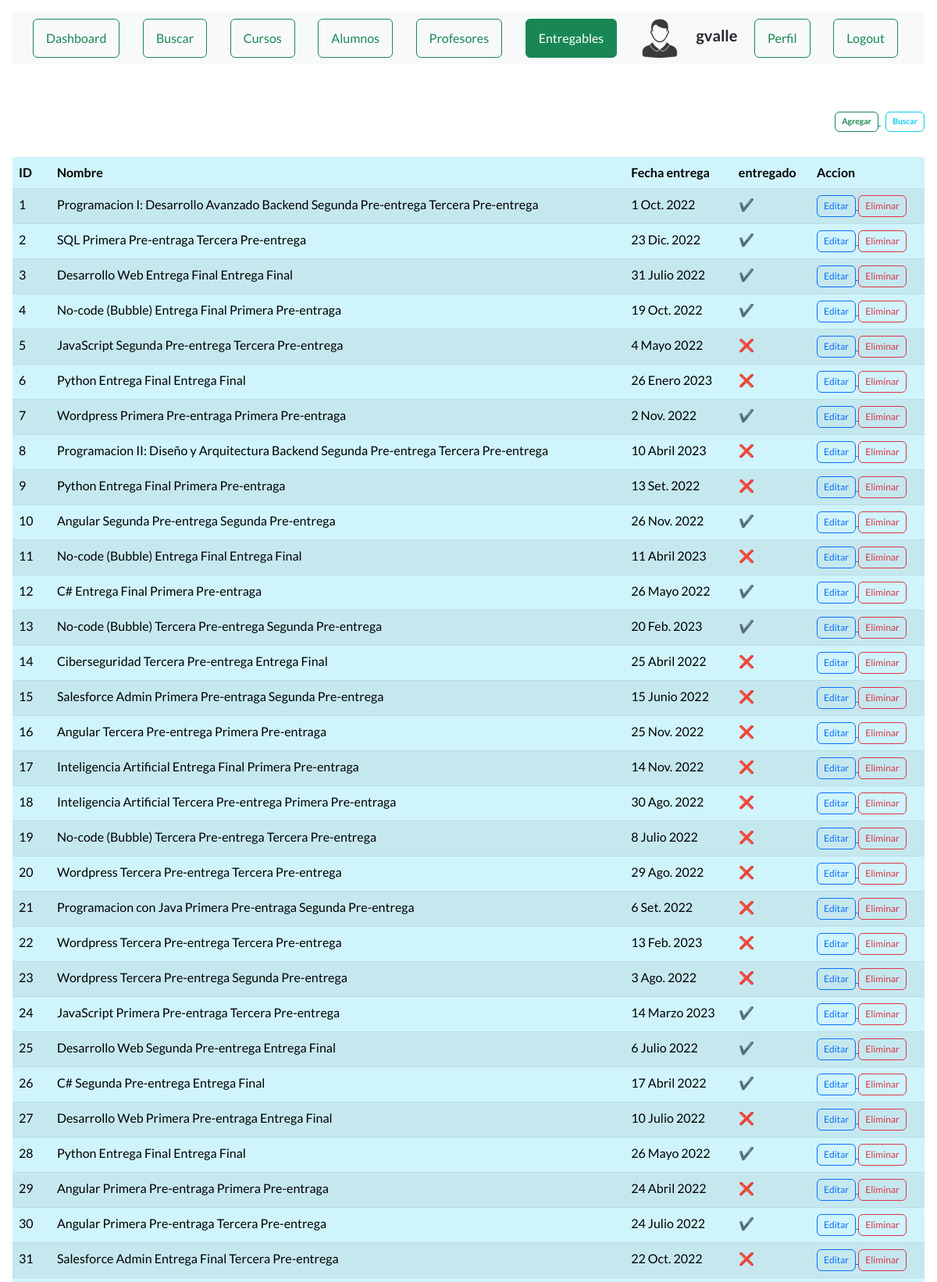
/ver_entregables (signed in, upper part), run on the app's committed database.
### AppCoder/models.py (models this page shows, shortened)
class Entregable(models.Model):
    nombre = models.CharField(max_length=200)
    fecha_entrega = models.DateField()
    entregado = models.BooleanField(null=True)

### AppCoder/views.py (the view)
# urls.py: path("ver_entregables", views.ver_entregables, name="entregables"),
def ver_entregables(request):
    entregables = Entregable.objects.all()
    user = request.user.id
    if user is not None:
        entregable_seleccionado = True
        avatares = Avatar.objects.filter(user=request.user.id)
        return render(request , "entregables.html", {"url": avatares[0].imagen.url, "entregables": entregables,
                                                    "entregable_seleccionado": entregable_seleccionado})
    return render(request, "entregables.html", {"entregables": entregables})

### AppCoder/templates/entregables.html (shortened to what this page needs)
{% extends "base.html" %}
{% block title %}<h1 class="text-center"> Entregables </h1>{% endblock %}
{% load static %}
{% block contenido %}
    <div class="d-grid gap-2 col-12 mx-auto justify-content-md-end">
        <div>
            <a href="{% url 'alta_entregable' %}">
                <button type="button"
                        class="fw-bold btn btn btn-outline-success"
                        style="--bs-btn-padding-y: .25rem; --bs-btn-padding-x: .5rem;
                        --bs-btn-font-size: .65rem;">
                    Agregar
                </button>
            </a>
            <a href="{% url 'bus_entregable' %}">
                <button type="button"
                        class="fw-bold btn btn btn-outline-info"
                        style="--bs-btn-padding-y: .25rem; --bs-btn-padding-x: .5rem;
                        --bs-btn-font-size: .65rem;">
                    Buscar
                </button>
            </a>
        </div>
    </div>
    {% if entregables %}
    <table class="table table-md table-info table-striped">
    <div class="table-responsive">
        <thead>
            <tr>
                <th>ID</th>
                <th>Nombre</th>
                <th>Fecha entrega</th>
                <th>entregado</th>
                <th>Accion</th>
            </tr>
        </thead>
        <body>
            {% for n in entregables %}
            <tr>
                <td>{{n.id}}</td>
                <td>{{n.nombre}}</td>
                <td>{{n.fecha_entrega}}</td>
                <td>{% if n.entregado == False %} ❌ {% else %} ✔ {% endif %}</td>
                <td>
                    {% if request.user.is_authenticated %}
                        <div>
                            {% if request.user.is_staff %}
                            <a href="{% url 'editar_entregable' n.id %}">
                                <button type="button"
                                            class="btn btn-outline-primary"
                                            style="--bs-btn-padding-y: .25rem; --bs-btn-padding-x: .5rem;
                                --bs-btn-font-size: .75rem;">Editar
                                    </button>
                            </a>
                            {% endif %}
                            {% if request.user.is_superuser %}
                            <a href="{% url 'eliminar_entregable' n.id %}">
                                <button type="button"
                                            class="btn btn-outline-danger btnEliminacion"
                                            style="--bs-btn-padding-y: .25rem; --bs-btn-padding-x: .5rem;
                                --bs-btn-font-size: .75rem;">Eliminar
                                    </button>
                            </a>
                            {% endif %}
                        </div>
                    {% endif %}
                </td>
            </tr>
            {% endfor %}
        </body>
        </div>
    </table>
    {% else %}
        <center><h4 class="fs-4 text-warning bg-dark">No hay registros</h4></center>
    {% endif %}
{% endblock %}

### AppCoder/templates/base.html (shortened to what this page needs)
<!DOCTYPE html>
<html lang="en" class="bg-secondary-subtle">
    <head>
        {% load static %}
        <link href="https://cdn.jsdelivr.net/npm/bootstrap-icons@1.5.0/font/bootstrap-icons.css" rel="stylesheet" type="text/css" />
        <link href="{% static 'AppCoder/css/styles.css' %}" rel="stylesheet" />
    </head>
    <body class="p-3 m-0 border-0  bg-secondary-subtle">
        <nav class="navbar navbar-light bg-light static-top">
            <div class="container">
                {% if not request.user.is_authenticated %}
                    <a href="{% url 'login' %}">
                        <button class="btn btn-outline-success me-2" type="button">Login</button>
                    </a>
                    <a href="{% url 'registro' %}">
                        <button class="btn btn-outline-primary me-2" type="button">Registrar</button>
                    </a>
                {% else %}
                    {% if dashboard_seleccionado %}
                        <a href="{% url 'dashboard' %}">
                            <button class="btn btn-success me-2" type="button">Dashboard</button>
                        </a>
                    {% else %}
                        <a href="{% url 'dashboard' %}">
                            <button class="btn btn-outline-success me-2" type="button">Dashboard</button>
                        </a>
                    {% endif %}
                    {% if buscar_seleccionado %}
                        <a href="{% url 'home' %}">
                            <button class="btn btn-success me-2" type="button">Buscar</button>
                        </a>
                    {% else %}
                        <a href="{% url 'home' %}">
                            <button class="btn btn-outline-success me-2" type="button">Buscar</button>
                        </a>
                    {% endif %}
                    {% if curso_seleccionado %}
                        <a href="{% url 'cursos' %}">
                            <button class="btn btn-success me-2" type="button">Cursos</button>
                        </a>
                    {% else %}
                        <a href="{% url 'cursos' %}">
                            <button class="btn btn-outline-success me-2" type="button">Cursos</button>
                        </a>
                    {% endif %}
                    {% if alumno_seleccionado %}
                        <a href="{% url 'alumnos' %}">
                            <button class="btn btn-success me-2" type="button">Alumnos</button>
                        </a>
                    {% else %}
                        <a href="{% url 'alumnos' %}">
                            <button class="btn btn-outline-success me-2" type="button">Alumnos</button>
                        </a>
                    {% endif %}
                    {% if request.user.is_superuser %}
                        {% if profesor_seleccionado %}
                            <a href="{% url 'profesores' %}">
                                <button class="btn btn-success me-2" type="button">Profesores</button>
                            </a>
                        {% else %}
                            <a href="{% url 'profesores' %}">
                                <button class="btn btn-outline-success me-2" type="button">Profesores</button>
                            </a>
                        {% endif %}
                        {% if entregable_seleccionado %}
                            <a href="{% url 'entregables' %}">
                                <button class="btn btn-success me-2" type="button">Entregables</button>
                            </a>
                        {% else %}
                            <a href="{% url 'entregables' %}">
                                <button class="btn btn-outline-success me-2" type="button">Entregables</button>
                            </a>
                        {% endif %}
                    {%endif%}
                    <div>
                        <img src="{{ url }}" alt="" width="50px" height="50px">
                    </div>
                    <div>
                        <h5>{{request.user.username}}</h5>
                    </div>
                    {% if perfil_seleccionado %}
                        <a href="{% url 'EditarPerfil' %}">
                            <button class="btn btn-success me-2" type="button">Perfil</button>
                        </a>
                    {% else %}
                        <a href="{% url 'EditarPerfil' %}">
                            <button class="btn btn-outline-success me-2" type="button">Perfil</button>
                        </a>
                    {% endif %}
                    <a href="{% url 'LogOut' %}">
                        <button class="btn btn-outline-success me-2" type="button">Logout</button>
                    </a>
                {% endif %}
            </div>
        </nav>
        <header class="">
            <div class="container position-relative">
                <div class="row justify-content-center">
                    <div class="col-xl-6">
                        <div class="text-center text-white">
                            {% block title %}<h1 class="mb-5">Inicio</h1>{% endblock %}
                        </div>
                    </div>
                </div>
            </div>
        </header>
        <div class="container-xxxl py-1">
            {% block contenido %}
            {% endblock %}
        </div>
    </body>
</html>

### data on the page
Entregable: id "1", nombre "Programacion I: Desarrollo Avanzado Backend Segunda Pre-entrega Tercera Pre-entrega", fecha_entrega "1 Oct. 2022", shows "Editar", shows "Eliminar"
Entregable: id "2", nombre "SQL Primera Pre-entraga Tercera Pre-entrega", fecha_entrega "23 Dic. 2022", shows "Editar", shows "Eliminar"
Entregable: id "3", nombre "Desarrollo Web Entrega Final Entrega Final", fecha_entrega "31 Julio 2022", shows "Editar", shows "Eliminar"
Entregable: id "4", nombre "No-code (Bubble) Entrega Final Primera Pre-entraga", fecha_entrega "19 Oct. 2022", shows "Editar", shows "Eliminar"
Entregable: id "5", nombre "JavaScript Segunda Pre-entrega Tercera Pre-entrega", fecha_entrega "4 Mayo 2022", shows "Editar", shows "Eliminar"
Entregable: id "6", nombre "Python Entrega Final Entrega Final", fecha_entrega "26 Enero 2023", shows "Editar", shows "Eliminar"
Entregable: id "7", nombre "Wordpress Primera Pre-entraga Primera Pre-entraga", fecha_entrega "2 Nov. 2022", shows "Editar", shows "Eliminar"
Entregable: id "8", nombre "Programacion II: Diseño y Arquitectura Backend Segunda Pre-entrega Tercera Pre-entrega", fecha_entrega "10 Abril 2023", shows "Editar", shows "Eliminar"
Entregable: id "9", nombre "Python Entrega Final Primera Pre-entraga", fecha_entrega "13 Set. 2022", shows "Editar", shows "Eliminar"
Entregable: id "10", nombre "Angular Segunda Pre-entrega Segunda Pre-entrega", fecha_entrega "26 Nov. 2022", shows "Editar", shows "Eliminar"
Entregable: id "11", nombre "No-code (Bubble) Entrega Final Entrega Final", fecha_entrega "11 Abril 2023", shows "Editar", shows "Eliminar"
Entregable: id "12", nombre "C# Entrega Final Primera Pre-entraga", fecha_entrega "26 Mayo 2022", shows "Editar", shows "Eliminar"
Entregable: id "13", nombre "No-code (Bubble) Tercera Pre-entrega Segunda Pre-entrega", fecha_entrega "20 Feb. 2023", shows "Editar", shows "Eliminar"
Entregable: id "14", nombre "Ciberseguridad Tercera Pre-entrega Entrega Final", fecha_entrega "25 Abril 2022", shows "Editar", shows "Eliminar"
Entregable: id "15", nombre "Salesforce Admin Primera Pre-entraga Segunda Pre-entrega", fecha_entrega "15 Junio 2022", shows "Editar", shows "Eliminar"
Entregable: id "16", nombre "Angular Tercera Pre-entrega Primera Pre-entraga", fecha_entrega "25 Nov. 2022", shows "Editar", shows "Eliminar"
Entregable: id "17", nombre "Inteligencia Artificial Entrega Final Primera Pre-entraga", fecha_entrega "14 Nov. 2022", shows "Editar", shows "Eliminar"
Entregable: id "18", nombre "Inteligencia Artificial Tercera Pre-entrega Primera Pre-entraga", fecha_entrega "30 Ago. 2022", shows "Editar", shows "Eliminar"
Entregable: id "19", nombre "No-code (Bubble) Tercera Pre-entrega Tercera Pre-entrega", fecha_entrega "8 Julio 2022", shows "Editar", shows "Eliminar"
Entregable: id "20", nombre "Wordpress Tercera Pre-entrega Tercera Pre-entrega", fecha_entrega "29 Ago. 2022", shows "Editar", shows "Eliminar"
Entregable: id "21", nombre "Programacion con Java Primera Pre-entraga Segunda Pre-entrega", fecha_entrega "6 Set. 2022", shows "Editar", shows "Eliminar"
Entregable: id "22", nombre "Wordpress Tercera Pre-entrega Tercera Pre-entrega", fecha_entrega "13 Feb. 2023", shows "Editar", shows "Eliminar"
Entregable: id "23", nombre "Wordpress Tercera Pre-entrega Segunda Pre-entrega", fecha_entrega "3 Ago. 2022", shows "Editar", shows "Eliminar"
Entregable: id "24", nombre "JavaScript Primera Pre-entraga Tercera Pre-entrega", fecha_entrega "14 Marzo 2023", shows "Editar", shows "Eliminar"
Entregable: id "25", nombre "Desarrollo Web Segunda Pre-entrega Entrega Final", fecha_entrega "6 Julio 2022", shows "Editar", shows "Eliminar"
Entregable: id "26", nombre "C# Segunda Pre-entrega Entrega Final", fecha_entrega "17 Abril 2022", shows "Editar", shows "Eliminar"
Entregable: id "27", nombre "Desarrollo Web Primera Pre-entraga Entrega Final", fecha_entrega "10 Julio 2022", shows "Editar", shows "Eliminar"
Entregable: id "28", nombre "Python Entrega Final Entrega Final", fecha_entrega "26 Mayo 2022", shows "Editar", shows "Eliminar"
Entregable: id "29", nombre "Angular Primera Pre-entraga Primera Pre-entraga", fecha_entrega "24 Abril 2022", shows "Editar", shows "Eliminar"
Entregable: id "30", nombre "Angular Primera Pre-entraga Tercera Pre-entrega", fecha_entrega "24 Julio 2022", shows "Editar", shows "Eliminar"
Entregable: id "31", nombre "Salesforce Admin Entrega Final Tercera Pre-entrega", fecha_entrega "22 Oct. 2022", shows "Editar", shows "Eliminar"

### other printed values
{{ request.user.username }} "gvalle"
